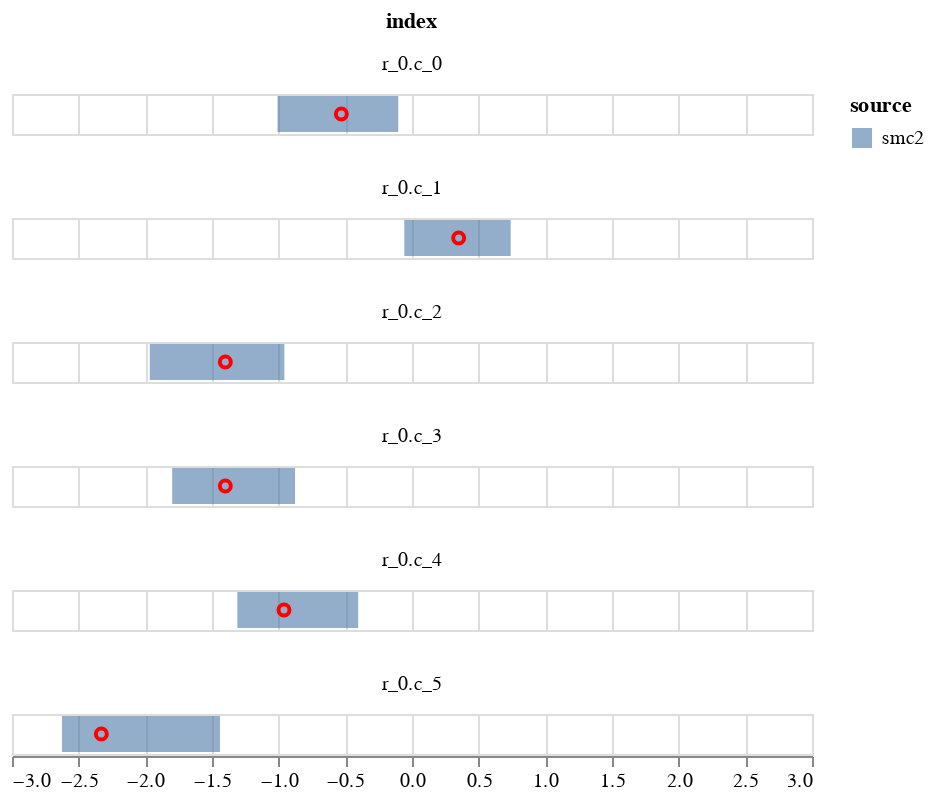

The notebook cell this image was saved under:
### Code cell
c1 = alt.Chart(plot_data).mark_bar(opacity=0.6).encode(
    alt.X('q1', title=None,  scale=alt.Scale(domain=[-3,3])),
    alt.X2('q2', title=None),
    alt.Color('source'),    
)
    

c2 = alt.Chart(plot_data).mark_point(opacity=1, color='red').encode(
        alt.X('data', title=None),
)
(c1+c2).facet(
       'index',
    columns=1
    )

### Figure 1 — Vega-Lite specification as saved in the notebook (floating-point values rounded to 4 significant figures)
{"config": {"view": {"continuousWidth": 400, "continuousHeight": 300}}, "data": {"name": "data-3a5786e1d4825b2910c151008b1eb420"}, "facet": {"type": "nominal", "field": "index"}, "spec": {"layer": [{"mark": {"type": "bar", "opacity": 0.6}, "encoding": {"color": {"type": "nominal", "field": "source"}, "x": {"type": "quantitative", "field": "q1", "scale": {"domain": [-3, 3]}, "title": null}, "x2": {"field": "q2", "title": null}}}, {"mark": {"type": "point", "color": "red", "opacity": 1}, "encoding": {"x": {"type": "quantitative", "field": "data", "title": null}}}]}, "columns": 1, "$schema": "https://vega.github.io/schema/vega-lite/v4.8.1.json", "datasets": {"data-3a5786e1d4825b2910c151008b1eb420": [{"index": "r_0.c_0", "q1": -1.008, "q2": -0.1033, "source": "smc2", "data": -0.53}, {"index": "r_0.c_1", "q1": -0.05807, "q2": 0.7401, "source": "smc2", "data": 0.35}, {"index": "r_0.c_2", "q1": -1.967, "q2": -0.9571, "source": "smc2", "data": -1.4}, {"index": "r_0.c_3", "q1": -1.799, "q2": -0.877, "source": "smc2", "data": -1.4}, {"index": "r_0.c_4", "q1": -1.31, "q2": -0.4037, "source": "smc2", "data": -0.96}, {"index": "r_0.c_5", "q1": -2.625, "q2": -1.44, "source": "smc2", "data": -2.33}]}}
